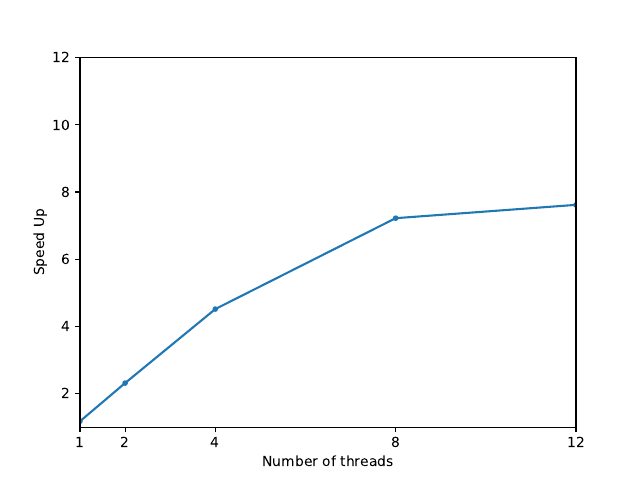

Reproduce this figure in Python.
#!/usr/bin/env python3

import os
import sys
import matplotlib.pyplot as plt

MAX_CPU_THREADS=12

thread = []
mean = []
derivation = []

with open("data.txt") as f:
	lines = f.readlines()
	for l in lines:
		x = l.split()
		if(len(x)<3):
			continue
		thread.append(int(x[0]))
		mean.append(float(x[1]))
		derivation.append(float(x[2]))

speedup = []
label = []

for i in range(len(thread)-1):
	label.append(thread[i+1])
	speedup.append(mean[0]/mean[i+1])

speedup1 = []
label1= []
for i in range(len(label)):
	if label[i] <= MAX_CPU_THREADS:
		label1.append(label[i])
		speedup1.append(speedup[i])

plt.plot(label1, speedup1, ".-")
plt.xlabel("Number of threads")
plt.ylabel("Speed Up")
plt.xlim(1, MAX_CPU_THREADS)
plt.ylim(1, MAX_CPU_THREADS)
plt.xticks(label1)

plt.savefig("plot.pdf");
plt.show()

